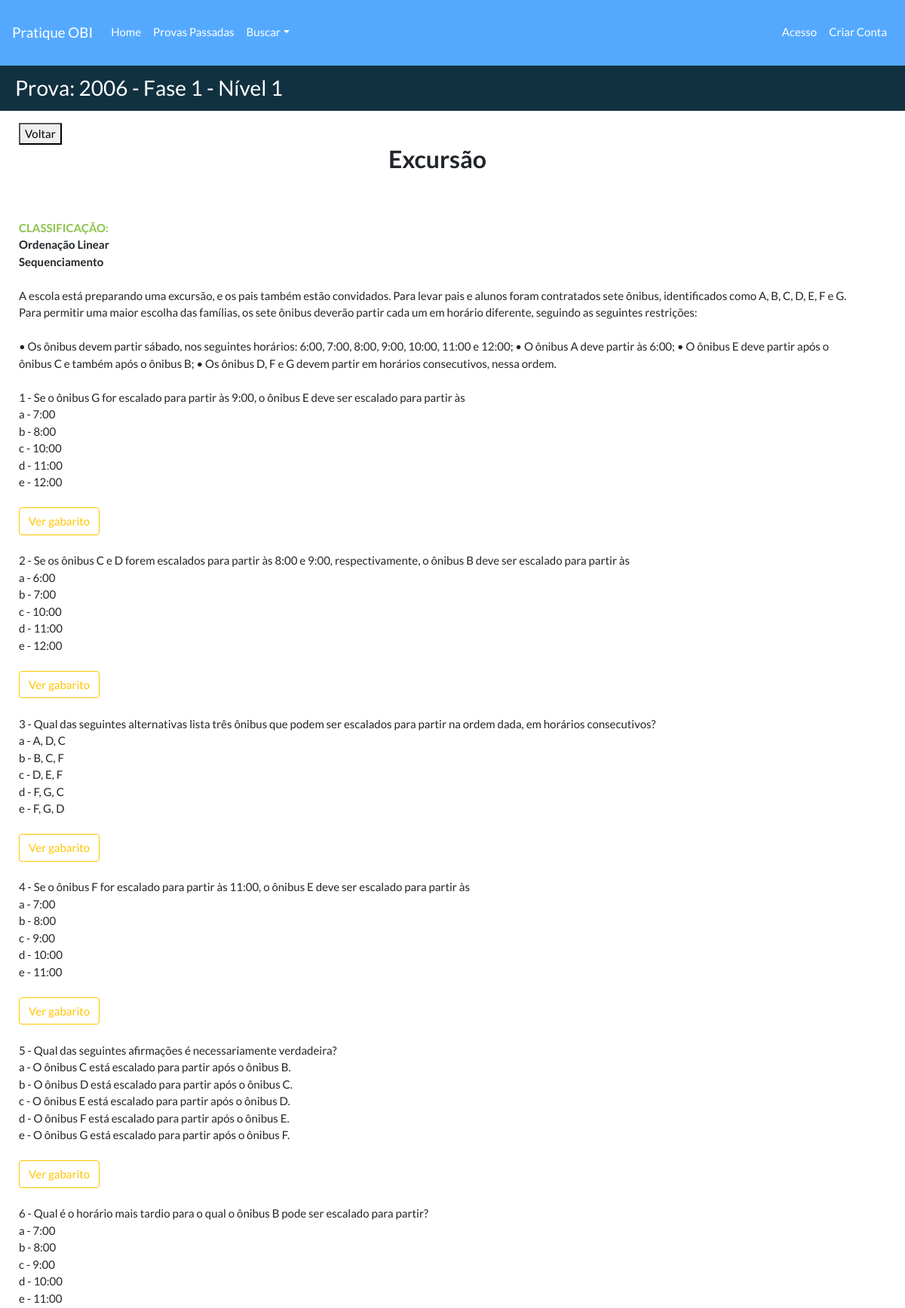
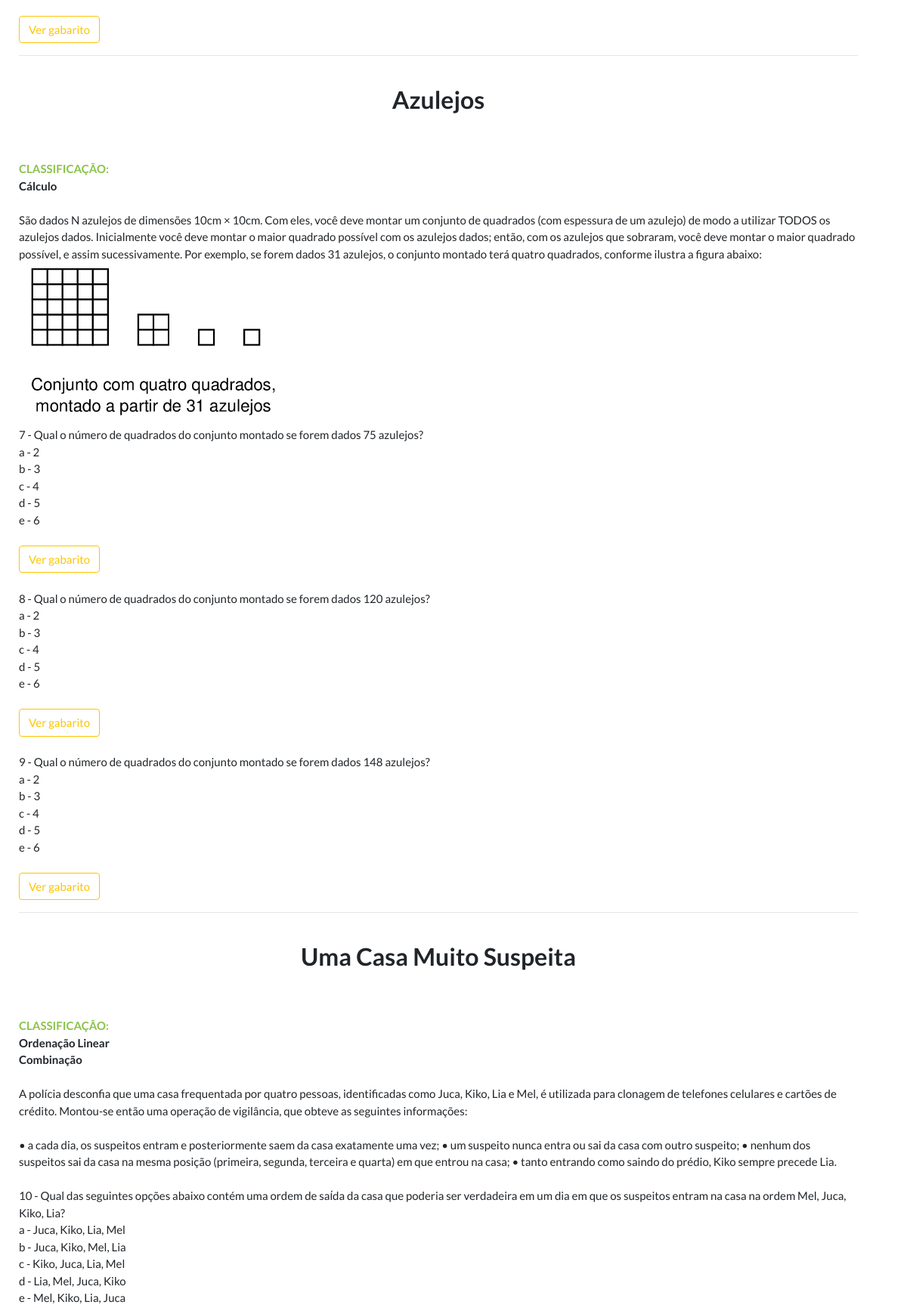
The page /provas/3/problemas/ (upper part) on the database its author committed (2 pictures, top to bottom).
### provasobi/models.py (models this page shows, shortened)
class Prova(models.Model):
    codprova = models.AutoField(db_column='codProva', primary_key=True)  # Field name made lowercase.
    anoprova = models.IntegerField(db_column='anoProva', blank=True, null=True)  # Field name made lowercase.
    nivelprova = models.IntegerField(db_column='nivelProva', blank=True, null=True)  # Field name made lowercase.
    faseprova = models.IntegerField(db_column='faseProva', blank=True, null=True)  # Field name made lowercase.
    urlprova = models.URLField(db_column='urlProva', unique=True, null=True, blank=True,
                               default='https://olimpiada.ic.unicamp.br/passadas/')
    urlgabarito = models.URLField(db_column='urlGabarito', unique=True, null=True, blank=True)
    class Meta:
        unique_together = ['anoprova', 'faseprova', 'nivelprova']
        managed = True
        db_table = 'prova'
        ordering = ['anoprova']

class Problema(models.Model):
    codproblema = models.AutoField(db_column='codProblema', primary_key=True)
    numeroproblema = models.PositiveIntegerField(db_column='numeroProblema',
                                                 validators=[MinValueValidator(1)])
    tituloproblema = models.TextField(db_column='tituloProblema', blank=True, null=True)
    enunciadoproblema = models.TextField(db_column='enunciadoProblema', blank=True, null=True)
    regrasproblema = models.TextField(db_column='regrasProblema', blank=True, null=True)
    imgproblema = models.TextField(db_column='imgProblema', blank=True, null=True, default='')
    codprova = models.ForeignKey('Prova', models.CASCADE, db_column='codProva', blank=True, null=True)
    classificacao = models.ManyToManyField('Classificacao', blank=True)
    def recorte(self, filename):
        return 'problema/' + str(self.codprova.codprova) + '.' + filename.split('.')[-1]
    image = models.ImageField('Recorte', upload_to=recorte, blank=True, null=True)
    class Meta:
        managed = True
        db_table = 'problema'
        unique_together = ['codprova', 'tituloproblema']

class Classificacao(models.Model):
    codclassificacao = models.AutoField(db_column='codClassificacao', primary_key=True)
    tituloclassificacao = models.TextField(db_column='tituloClassificacao', blank=True, null=True)
    class Meta:
        managed = True
        db_table = 'classificacao'
        verbose_name_plural = 'Classificações'
        verbose_name = 'Classificação'

class Questao(models.Model):
    codquestao = models.AutoField(db_column='codQuestao', primary_key=True)  # Field name made lowercase.
    numeroquestao = models.PositiveIntegerField(db_column='numeroQuestao',
                                                validators=[MinValueValidator(1)])  # Field name made lowercase.
    enunciadoquestao = models.TextField(db_column='enunciadoQuestao', blank=True,
                                        null=True)  # Field name made lowercase.
    alternativas = models.TextField('Alternativas', null=True, blank=True)
    gabaritoquestao = models.CharField(db_column='gabaritoQuestao', max_length=10, blank=True, null=True)
    imgquestao = models.CharField(db_column='imgQuestao', max_length=300, blank=True, null=True, default='')
    codproblema = models.ForeignKey(Problema, models.CASCADE, db_column='codProblema', blank=True, null=True,
                                    related_name="cod_problemas_questao")
    explicativo = models.TextField('Explicação', null=True, blank=True)
    explicativo_imagem = models.ImageField('Imagem Explicativa ', null=True, blank=True)
    def recorte(self, filename):
        return 'questao/' + str(self.codproblema.codproblema) + '.' + filename.split('.')[-1]
    image = models.ImageField('Recorte', upload_to=recorte, null=True, blank=True)
    class Meta:
        managed = True
        db_table = 'questao'
        verbose_name_plural = 'Questões'
        verbose_name = 'Questão'
        unique_together = ['codproblema', 'numeroquestao']
    def get_alternativas(self):
        data = []
        letras = ['a', 'b', 'c', 'd', 'e']
        i = 0
        alternativas = self.alternativas.split('|')
        for alternativa in alternativas:
            data.append({'letraalternativa': letras[i], 'textoalternativa': alternativas[i]})
            i += 1
        return data

### provasobi/views.py (the view)
# urls.py: path('<int:pk>/problemas/', problemas, name='url_prob'),
def problemas(request, pk):
    problemas = Problema.objects.all().select_related('codprova').filter(codprova=pk)
    provas = Prova.objects.filter(codprova=pk)
    id_prob = []
    for p in problemas:
        id_prob.append(p)
    questoes = Questao.objects.all().select_related('codproblema').filter(codproblema__in=id_prob).order_by(
        'numeroquestao')  # .filter(codproblema__in=id_questoes)
    return render(request, 'problemas.html',
                  {'problemas': problemas, 'questoes': questoes, 'provas': provas})

### templates/problemas.html (shortened to what this page needs)
{% extends 'base2.html' %}
{% load static %}
{% block titulo %}
{% for p in provas %}
    Prova:  {{p.anoprova}} - Fase {{p.faseprova}} - Nível {{p.nivelprova}}
{% endfor %}
{% endblock %}
{% block container %}
    <button onclick="goBack()">Voltar</button>
    {% for prob in problemas %}
    <br/>
    <h3><p align="center"><b>{{prob.tituloproblema}}</b></p></h3><br/>
        <br><font color="#8bc34a"><b>CLASSIFICAÇÃO:</b></font>
        {% for f in prob.classificacao.all %}
            <br><b>{{f.tituloclassificacao}}</b>
        {% endfor %}
        <br/><br/>{{prob.enunciadoproblema}}</br>
        {% if prob.regrasproblema %}
            <br/>{{prob.regrasproblema}}<br/>
        {% endif %}
        {% if prob.imgproblema %}
            {% load static %}
            <img src={% static prob.imgproblema %} width="350" alt="My image">
        {% endif %}
        {% for q in questoes %}
            {% if q.codproblema.codproblema == prob.codproblema %}
                <br>{{ q.numeroquestao }} - {{q.enunciadoquestao}}</br>
                {% if q.imgquestao %}
                    {% load static %}
                {% endif %}
                {% for a in q.get_alternativas %}
                        {{a.letraalternativa}} - {{ a.textoalternativa }} </br>
                {% endfor %}
            <br>
             <button class="btn btn-outline-success" onclick="myFunction('{{q.codquestao}}')">Ver gabarito</button><br/>
            {% endif %}
        {% endfor %}
    <hr>
    {% endfor%}
{% endblock %}

### rows shown on the page
Prova: anoprova "2006", faseprova "1", nivelprova "1"
Problema: tituloproblema "Excursão", enunciadoproblema "A escola está preparando uma excursão, e os pais também estão convidados. Para levar pais e alunos foram contratados sete ônibus, identificados como A, B, C, D, E, F e G. Para permitir uma maior escolha das famílias, os sete ônibus deverão partir cada um em horário diferente, seguindo as seguintes restrições:", regrasproblema "• Os ônibus devem partir sábado, nos seguintes horários: 6:00, 7:00, 8:00, 9:00, 10:00, 11:00 e 12:00; • O ônibus A deve partir às 6:00; • O ônibus E deve partir após o ônibus C e também após o ônibus B; • Os ônibus D, F e G devem partir em horários consecutivos, nessa ordem."
Classificacao: tituloclassificacao "Ordenação Linear"
Classificacao: tituloclassificacao "Sequenciamento"
Questao: numeroquestao "1", enunciadoquestao "Se o ônibus G for escalado para partir às 9:00, o ônibus E deve ser escalado para partir às", letraalternativa "a" "b" "c" "d" "e", textoalternativa "7:00" "8:00" "10:00" "11:00" "12:00"
Questao: numeroquestao "2", enunciadoquestao "Se os ônibus C e D forem escalados para partir às 8:00 e 9:00, respectivamente, o ônibus B deve ser escalado para partir às", letraalternativa "a" "b" "c" "d" "e", textoalternativa "6:00" "7:00" "10:00" "11:00" "12:00"
Questao: numeroquestao "3", enunciadoquestao "Qual das seguintes alternativas lista três ônibus que podem ser escalados para partir na ordem dada, em horários consecutivos?", letraalternativa "a" "b" "c" "d" "e", textoalternativa "A, D, C" "B, C, F" "D, E, F" "F, G, C" "F, G, D"
Questao: numeroquestao "4", enunciadoquestao "Se o ônibus F for escalado para partir às 11:00, o ônibus E deve ser escalado para partir às", letraalternativa "a" "b" "c" "d" "e", textoalternativa "7:00" "8:00" "9:00" "10:00" "11:00"
Questao: numeroquestao "5", enunciadoquestao "Qual das seguintes afirmações é necessariamente verdadeira?", letraalternativa "a" "b" "c" "d" "e", textoalternativa "O ônibus C está escalado para partir após o ônibus B." "O ônibus D está escalado para partir após o ônibus C." "O ônibus E está escalado para partir após o ônibus D." "O ônibus F está escalado para partir após o ônibus E." "O ônibus G está escalado para partir após o ônibus F."
Questao: numeroquestao "6", enunciadoquestao "Qual é o horário mais tardio para o qual o ônibus B pode ser escalado para partir?", letraalternativa "a" "b" "c" "d" "e", textoalternativa "7:00" "8:00" "9:00" "10:00" "11:00"
Problema: tituloproblema "Azulejos", enunciadoproblema "São dados N azulejos de dimensões 10cm × 10cm. Com eles, você deve montar um conjunto de quadrados (com espessura de um azulejo) de modo a utilizar TODOS os azulejos dados. Inicialmente você deve montar o maior quadrado possível com os azulejos dados; então, com os azulejos que sobraram, você deve montar o maior quadrado possível, e assim sucessivamente. Por exemplo, se forem dados 31 azulejos, o conjunto montado terá quatro quadrados, conforme ilustra a figura abaixo:", imgProblema (picture)
Classificacao: tituloclassificacao "Cálculo"
Questao: numeroquestao "7", enunciadoquestao "Qual o número de quadrados do conjunto montado se forem dados 75 azulejos?", letraalternativa "a" "b" "c" "d" "e", textoalternativa "2" "3" "4" "5" "6"
Questao: numeroquestao "8", enunciadoquestao "Qual o número de quadrados do conjunto montado se forem dados 120 azulejos?", letraalternativa "a" "b" "c" "d" "e", textoalternativa "2" "3" "4" "5" "6"
Questao: numeroquestao "9", enunciadoquestao "Qual o número de quadrados do conjunto montado se forem dados 148 azulejos?", letraalternativa "a" "b" "c" "d" "e", textoalternativa "2" "3" "4" "5" "6"
Problema: tituloproblema "Uma Casa Muito Suspeita", enunciadoproblema "A polícia desconfia que uma casa frequentada por quatro pessoas, identificadas como Juca, Kiko, Lia e Mel, é utilizada para clonagem de telefones celulares e cartões de crédito. Montou-se então uma operação de vigilância, que obteve as seguintes informações:", regrasproblema "• a cada dia, os suspeitos entram e posteriormente saem da casa exatamente uma vez; • um suspeito nunca entra ou sai da casa com outro suspeito; • nenhum dos suspeitos sai da casa na mesma posição (primeira, segunda, terceira e quarta) em que entrou na casa; • tanto entrando como saindo do prédio, Kiko sempre precede Lia."
Classificacao: tituloclassificacao "Combinação"
Questao: numeroquestao "10", enunciadoquestao "Qual das seguintes opções abaixo contém uma ordem de saı́da da casa que poderia ser verdadeira em um dia em que os suspeitos entram na casa na ordem Mel, Juca, Kiko, Lia?", letraalternativa "a" "b" "c" "d" "e", textoalternativa "Juca, Kiko, Lia, Mel" "Juca, Kiko, Mel, Lia" "Kiko, Juca, Lia, Mel" "Lia, Mel, Juca, Kiko" "Mel, Kiko, Lia, Juca"
